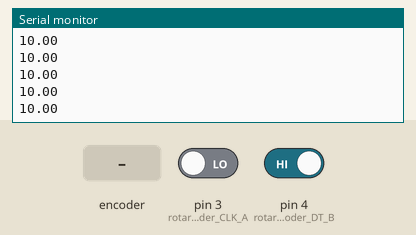
Simulated run of this sketch. Board: Arduino Nano, built with avr-gcc and run on an emulated ATmega328P. Parts: the last lines printed to the serial monitor. The test bench sets the inputs (shaded band); at power-on: pin 3 (rotaryEncoder_CLK_A) LOW, pin 4 (rotaryEncoder_DT_B) HIGH.

Above: at 3.2 s.
3.3 s: rotary encoder on pin 3 (rotaryEncoder_CLK_A) / pin 4 (rotaryEncoder_DT_B) turned 1 step (first pin leading)
At 4.4 s:
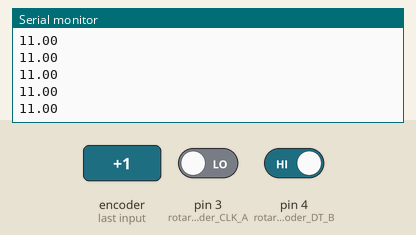
5.0 s: rotary encoder on pin 3 (rotaryEncoder_CLK_A) / pin 4 (rotaryEncoder_DT_B) turned 1 step (first pin leading)
At 5.7 s:
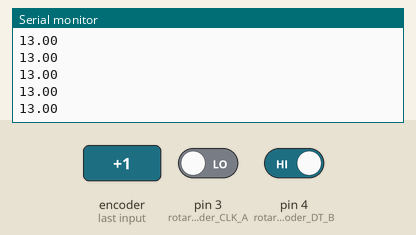
Timing chart, 0 to 8.0 s (numbered marks = the images above; inputs shaded):
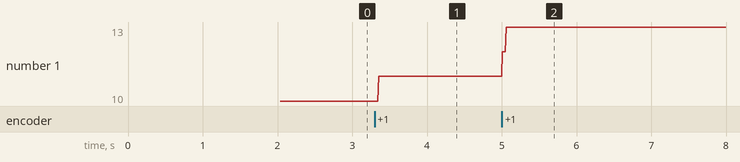

Measured:
- after the input at 3.3 s, the serial monitor: prints a new line after 0.05 s (image 1)
- after the input at 5.0 s, the serial monitor: prints a new line at once (image 2)
- plotted number 1: 10 → 11 after the input at 3.3 s, 11 → 13 after the input at 5.0 s

The sketch:

flow_control_valve.ino
```cpp
#include <Wire.h>
#include <Adafruit_PWMServoDriver.h>


/*
 * Components:
 * - Arduino Nano 33 IoT
 * - PCA9685 board
 * - ULN2003 board
 * - Breadboard + jumper wires
 * - Stepper motor (BYJ48)
 *
 * Connections:
 * - from Arduino to PCA9685
 *        5V    ->    Vcc
 *        GND   ->    GND
 *        SCL   ->    SCL
 *        SDA   ->    SDA
 *        Vin   ->    Power V+
 *        GND   ->    Power GND
 *
 *  - from Arduino to ULN2003
 *        Vin   ->    Power + (5..12V)
 *        GND   ->    Power -
 *
 *  - from PCA9685 to ULN2003 board
 *        PWM pin 1   ->    IN 1
 *        PWM pin 2   ->    IN 2
 *        PWM pin 3   ->    IN 3
 *        PWM pin 4   ->    IN 4
 *
 *  - from ULN2003 to BYJ48 stepper motor
 *        Use the standard 5-pin connector with the default wiring
 *
 *  - from Arduino to Rotary encoder
 *        pin 3 = CLK_A
 *        pin 4 = DT_B
 *        pin 5 = Switch
 *        pin 6 = VCC
 *        pin 7 = GND
 *
 *  Notes:
 *  - the stepper motor rotates using default power from USB assuming a high-power USB port (1A minimum)
 */

//
//  Constants
//

// Rotary encoder pins
const int rotaryEncoder_GND = 7;
const int rotaryEncoder_VCC = 6;
const int rotaryEncoder_Switch = 5;
const int rotaryEncoder_DT_B = 4;
const int rotaryEncoder_CLK_A = 3;

// Variables to debounce Rotary Encoder
const int DelayofDebounce = 0.01;

const int I2C_clock_speed = 100000;

const int I2C_Address_PCA9685 = 0x40;

// Stepper constants
const int max_steps = 2000/8;


//
//  State
//

// PWM driver
Adafruit_PWMServoDriver pwm = Adafruit_PWMServoDriver(I2C_Address_PCA9685);

// Rotary encoder state: previous Pins
long timeOfLastDebounce = 0;
int previousCLK = 0;
int previousDATA = 0;


// Stepper state
static int current_test_steps = 0;
static bool forwardRotation = true;

double current_valve_position = 10;
double desired_valve_position = 10;
double target_flow = 10;


int stepper_one_cycle(bool forwardRotation = true)
{
  int rotational_sense = forwardRotation? 1: 3;
  int currentPin = 0;
  int previousPin = 0;

  for(int i = 0; i < 8; i++)
  {
    if (currentPin == previousPin)
    {
      currentPin = (currentPin + rotational_sense) % 4;
      pwm.setPWM(currentPin, 4096, 0);
    }
    else
    {
      pwm.setPWM(previousPin, 0, 4096);
      previousPin = currentPin;
    }

    delay(1);
  }
}

void test_rotate_valve()
{
  if (current_test_steps >= max_steps)
  {
    current_test_steps = 0;
    forwardRotation = !forwardRotation;
  }
  else
  {
    current_test_steps++;
  }

  stepper_one_cycle(forwardRotation);
}


void init_valve()
{
  // Position stepper to the min value of the valve
  // At some point it will get stuck but that's okay
  for(int i = 0; i < max_steps + 1; i++)
    stepper_one_cycle(true);

  current_valve_position = 0;
}

void reposition_valve_one_step()
{
  if ((current_valve_position <= desired_valve_position) && ((current_valve_position + 1) > desired_valve_position))
  {
    // Serial.println("No steps needed");
    // Compensate for delay in missing stepper_one_cycle()
    delay(8);
    return;
  }

  if (current_valve_position < desired_valve_position)
  {
    // Serial.println("move forward");
    stepper_one_cycle(false);

    if (current_valve_position < max_steps)
      current_valve_position += 1;

    return;
  }

  if (current_valve_position > desired_valve_position)
  {
    // Serial.println("move back");
    stepper_one_cycle(true);

    if (current_valve_position > 0)
      current_valve_position -= 1;
  }
}


// Adjust target pressure in 1 psi increments
// Check if Rotary Encoder was moved
void check_rotary_encoder() {

 if ((previousCLK == 0) && (previousDATA == 1)) {
    if ((digitalRead(rotaryEncoder_CLK_A) == 1) && (digitalRead(rotaryEncoder_DT_B) == 0)) {
      target_flow++;
    }
    if ((digitalRead(rotaryEncoder_CLK_A) == 1) && (digitalRead(rotaryEncoder_DT_B) == 1)) {
      target_flow--;
    }
  }

if ((previousCLK == 1) && (previousDATA == 0)) {
    if ((digitalRead(rotaryEncoder_CLK_A) == 0) && (digitalRead(rotaryEncoder_DT_B) == 1)) {
      target_flow++;
    }
    if ((digitalRead(rotaryEncoder_CLK_A) == 0) && (digitalRead(rotaryEncoder_DT_B) == 0)) {
      target_flow--;
    }
  }

if ((previousCLK == 1) && (previousDATA == 1)) {
    if ((digitalRead(rotaryEncoder_CLK_A) == 0) && (digitalRead(rotaryEncoder_DT_B) == 1)) {
      target_flow++;
    }
    if ((digitalRead(rotaryEncoder_CLK_A) == 0) && (digitalRead(rotaryEncoder_DT_B) == 0)) {
      target_flow--;
    }
  }

if ((previousCLK == 0) && (previousDATA == 0)) {
    if ((digitalRead(rotaryEncoder_CLK_A) == 1) && (digitalRead(rotaryEncoder_DT_B) == 0)) {
      target_flow++;
    }
    if ((digitalRead(rotaryEncoder_CLK_A) == 1) && (digitalRead(rotaryEncoder_DT_B) == 1)) {
      target_flow--;
    }
  }
}


void setup()
{
  Serial.begin(115200);

  pwm.begin();
  pwm.setPWMFreq(1000);

  Serial.println(F("starting ..."));

  Wire.setClock(I2C_clock_speed);

  // Setup rotary encoder
  pinMode(rotaryEncoder_GND,OUTPUT);
  pinMode(rotaryEncoder_VCC,OUTPUT);
  pinMode(rotaryEncoder_Switch,INPUT_PULLUP);
  pinMode(rotaryEncoder_DT_B,INPUT);
  pinMode(rotaryEncoder_CLK_A,INPUT);

  digitalWrite(rotaryEncoder_GND, LOW);
  digitalWrite(rotaryEncoder_VCC, HIGH);

  previousDATA=digitalRead(rotaryEncoder_DT_B);
  previousCLK=digitalRead(rotaryEncoder_CLK_A);

  Serial.println(F("started."));

  init_valve();
}


void loop()
{

  // test_rotate_valve();

  // If enough time has passed check the rotary encoder
  if ((millis() - timeOfLastDebounce) > DelayofDebounce)
  {
    check_rotary_encoder();

    previousCLK=digitalRead(rotaryEncoder_CLK_A);
    previousDATA=digitalRead(rotaryEncoder_DT_B);

    timeOfLastDebounce=millis();  // Set variable to current millis() timer
  }


  Serial.println(target_flow);

  desired_valve_position = target_flow;

  reposition_valve_one_step();
}
```
